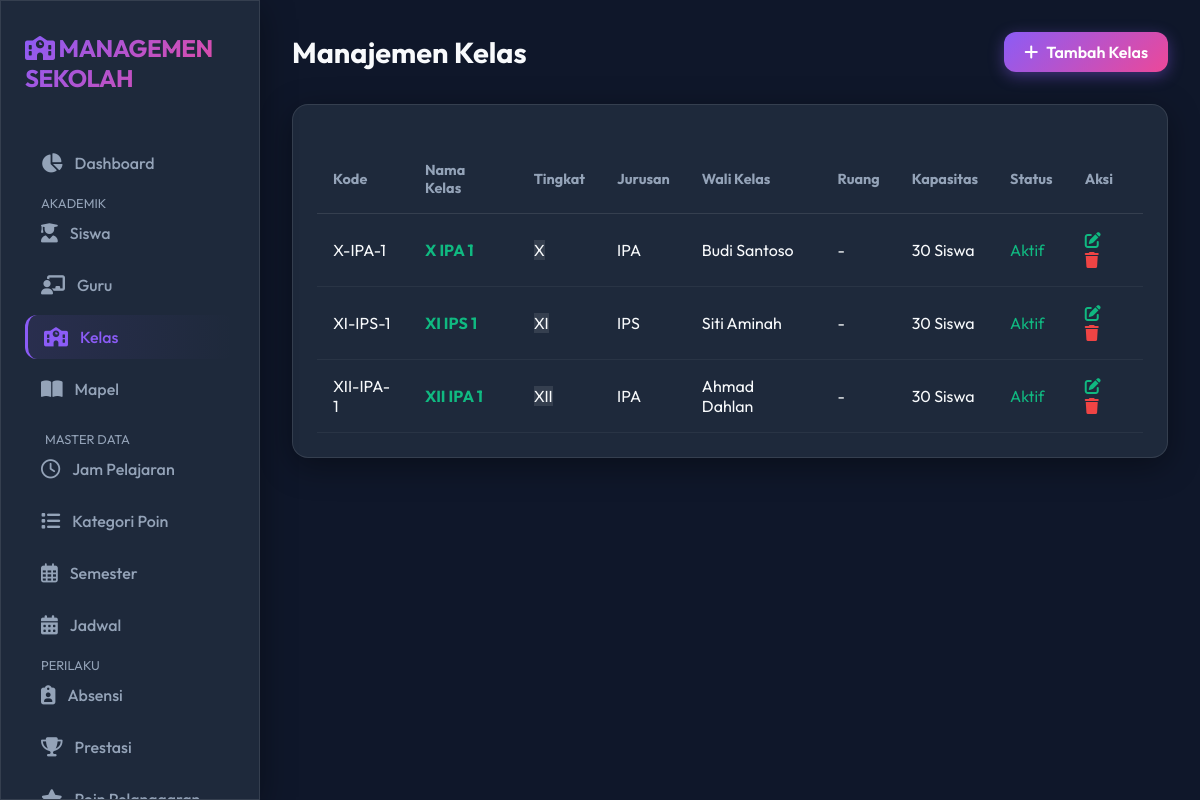
The app's page /classes/idx.php with its own data.
### tables this page shows
CREATE TABLE `classes` (
  `id` int(11) NOT NULL AUTO_INCREMENT,
  `kode_kelas` varchar(10) NOT NULL,
  `nama_kelas` varchar(50) NOT NULL,
  `tingkat` enum('X','XI','XII') DEFAULT NULL,
  `jurusan` varchar(50) DEFAULT NULL,
  `wali_kelas_id` int(11) DEFAULT NULL,
  `kapasitas` int(11) NOT NULL DEFAULT '30',
  `ruangan` varchar(20) DEFAULT NULL,
  `tahun_ajaran` varchar(9) DEFAULT NULL,
  `semester` enum('ganjil','genap') DEFAULT 'ganjil',
  `status` enum('aktif','nonaktif') DEFAULT 'aktif',
  PRIMARY KEY (`id`),
  UNIQUE KEY `kode_kelas` (`kode_kelas`),
  KEY `homeroom_teacher_id` (`wali_kelas_id`),
  CONSTRAINT `fk_classes_wali_kelas_id` FOREIGN KEY (`wali_kelas_id`) REFERENCES `users` (`id`) ON DELETE SET NULL ON UPDATE CASCADE
);

CREATE TABLE `users` (
  `id` int(11) NOT NULL AUTO_INCREMENT,
  `username` varchar(50) NOT NULL,
  `password` varchar(255) NOT NULL,
  `nama_lengkap` varchar(100) NOT NULL,
  `jenis_kelamin` enum('L','P') DEFAULT 'L',
  `nip` varchar(30) DEFAULT NULL,
  `tempat_lahir` varchar(50) DEFAULT NULL,
  `tanggal_lahir` date DEFAULT NULL,
  `alamat` text,
  `no_telepon` varchar(15) DEFAULT NULL,
  `email` varchar(100) DEFAULT NULL,
  `role` enum('admin','guru') DEFAULT 'guru',
  `jabatan` varchar(100) DEFAULT NULL,
  `bidang_studi` varchar(100) DEFAULT NULL,
  `foto` varchar(255) DEFAULT NULL,
  `status` enum('aktif','nonaktif','pensiun','pindah') DEFAULT 'aktif',
  `last_login` timestamp NULL DEFAULT NULL,
  `created_at` timestamp NOT NULL DEFAULT CURRENT_TIMESTAMP,
  `updated_at` timestamp NOT NULL DEFAULT CURRENT_TIMESTAMP ON UPDATE CURRENT_TIMESTAMP,
  PRIMARY KEY (`id`),
  UNIQUE KEY `username` (`username`),
  UNIQUE KEY `nip` (`nip`),
  UNIQUE KEY `email` (`email`),
  KEY `idx_users_role` (`role`),
  KEY `idx_users_status` (`status`)
);

### classes/idx.php (the view, shortened to what this page needs)
<?php
include '../config/database.php';
include '../includes/header.php';
include '../includes/sidebar.php';
$sql = "SELECT classes.*, users.nama_lengkap as walikelas
        FROM classes
        LEFT JOIN users ON classes.wali_kelas_id = users.id
        ORDER BY tingkat ASC, nama_kelas ASC";
$result = $conn->query($sql);
?>
<div class="main-content">
    <div class="top-bar">
        <h1 class="page-title">Manajemen Kelas</h1>
        <a href="add.php" class="btn btn-primary">
            <i class="fa-solid fa-plus"></i> Tambah Kelas
        </a>
    </div>
    <div class="card glass">
        <table>
            <thead>
                <tr>
                    <th>Kode</th>
                    <th>Nama Kelas</th>
                    <th>Tingkat</th>
                    <th>Jurusan</th>
                    <th>Wali Kelas</th>
                    <th>Ruang</th>
                    <th>Kapasitas</th>
                    <th>Status</th>
                    <th>Aksi</th>
                </tr>
            </thead>
            <tbody>
                <?php while ($row = $result->fetch_assoc()): ?>
                    <tr>
                        <td><?= $row['kode_kelas'] ?></td>
                        <td style="font-weight: bold; color: var(--accent);"><?= $row['nama_kelas'] ?></td>
                        <td><span class="badge" style="background: rgba(255,255,255,0.1);"><?= $row['tingkat'] ?></span>
                        </td>
                        <td><?= $row['jurusan'] ?? '-' ?></td>
                        <td><?= $row['walikelas'] ?? '<span style="color: red;">Belum ada</span>' ?></td>
                        <td><?= $row['ruangan'] ?? '-' ?></td>
                        <td><?= $row['kapasitas'] ?> Siswa</td>
                        <td>
                            <?php if ($row['status'] == 'aktif'): ?>
                                <span style="color: #10b981;">Aktif</span>
                            <?php else: ?>
                                <span style="color: #ef4444;"><?= ucfirst($row['status']) ?></span>
                            <?php endif; ?>
                        </td>
                        <td>
                            <a href="edit.php?id=<?= $row['id'] ?>" style="color: var(--accent); margin-right: 10px;"><i
                                    class="fa-solid fa-pen-to-square"></i></a>
                            <a href="delete.php?id=<?= $row['id'] ?>" style="color: #ef4444;"
                                onclick="return confirm('Yakin hapus?')"><i class="fa-solid fa-trash"></i></a>
                        </td>
                    </tr>
                <?php endwhile; ?>
            </tbody>
        </table>
    </div>
</div>
<?php include '../includes/footer.php'; ?>

### assets/css/style.css (style rules this page uses)
:root { --bg-dark: #0f172a; --bg-card: #1e293b; --primary: #8b5cf6; --secondary: #ec4899; --accent: #10b981; --text-main: #f8fafc; --text-muted: #94a3b8; --glass-bg: rgba(30, 41, 59, 0.7); --glass-border: rgba(255, 255, 255, 0.1); --radius: 16px; --input-bg: rgba(0, 0, 0, 0.2); --input-border: var(--glass-border); }
* { margin: 0; padding: 0; box-sizing: border-box; }
body { font-family: 'Outfit', sans-serif; background-color: var(--bg-dark); color: var(--text-main); overflow-x: hidden; min-height: 100vh; }
.glass { background: var(--glass-bg); backdrop-filter: blur(12px); -webkit-backdrop-filter: blur(12px); border: 1px solid var(--glass-border); box-shadow: 0 8px 32px 0 rgba(0, 0, 0, 0.37); }
a { text-decoration: none; color: inherit; transition: 0.3s; }
.main-content { flex: 1; margin-left: 260px; padding: 2rem; }
.top-bar { display: flex; justify-content: space-between; align-items: center; margin-bottom: 2rem; }
.page-title { font-size: 1.8rem; font-weight: 700; }
.card { background: var(--bg-card); border-radius: var(--radius); padding: 1.5rem; border: 1px solid var(--glass-border); margin-bottom: 1.5rem; }
.btn { padding: 10px 20px; border-radius: 12px; border: none; cursor: pointer; font-weight: 600; display: inline-flex; align-items: center; gap: 8px; transition: transform 0.2s; }
.btn-primary { background: linear-gradient(135deg, var(--primary), var(--secondary)); color: white; box-shadow: 0 4px 15px rgba(139, 92, 246, 0.4); }
table { width: 100%; border-collapse: collapse; margin-top: 1rem; }
th { text-align: left; padding: 1rem; color: var(--text-muted); font-size: 0.9rem; border-bottom: 1px solid var(--glass-border); }
td { padding: 1rem; border-bottom: 1px solid rgba(255, 255, 255, 0.05); }

### records on screen
classes: kode_kelas "X-IPA-1", nama_kelas "X IPA 1", tingkat "X", jurusan "IPA", wali_kelas.nama_lengkap "Budi Santoso", ruangan "-", kapasitas "30", status "Aktif"
classes: kode_kelas "XI-IPS-1", nama_kelas "XI IPS 1", tingkat "XI", jurusan "IPS", wali_kelas.nama_lengkap "Siti Aminah", ruangan "-", kapasitas "30", status "Aktif"
classes: kode_kelas "XII-IPA-1", nama_kelas "XII IPA 1", tingkat "XII", jurusan "IPA", wali_kelas.nama_lengkap "Ahmad Dahlan", ruangan "-", kapasitas "30", status "Aktif"
